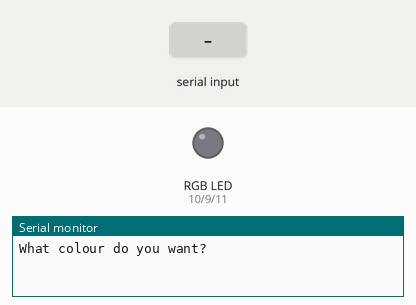
Simulated run of this sketch. Board: Arduino Uno, built with avr-gcc and run on an emulated ATmega328P. Parts: an RGB LED mixed from three pins (HIGH = lit), the last lines printed to the serial monitor. The test bench sets the inputs (shaded band).

Above: at 1.2 s.
1.3 s: "red" received over Serial
At 2.7 s:
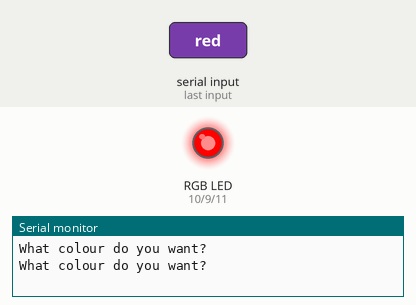
3.8 s: "blue" received over Serial
At 5.8 s:
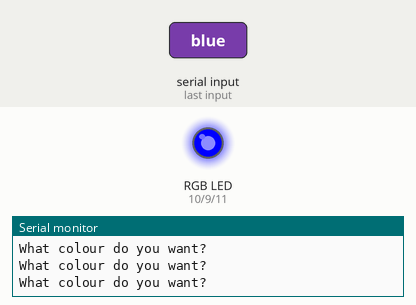
6.3 s: "green" received over Serial
At 7.8 s:
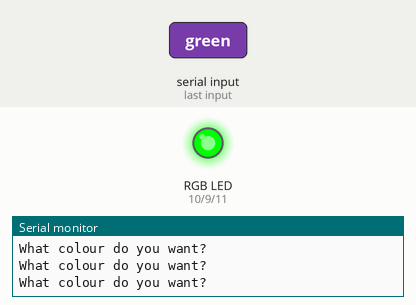
8.8 s: "aqua" received over Serial
At 10.9 s:
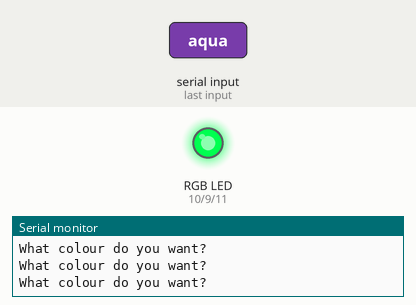
11.3 s: "blue" received over Serial
At 12.7 s:
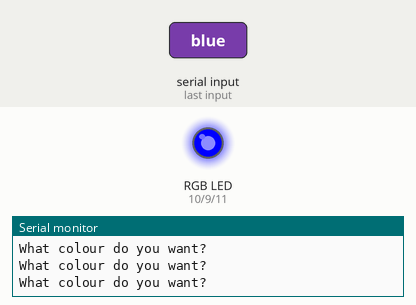
Timing chart, 0 to 14.3 s (numbered marks = the images above; inputs shaded):
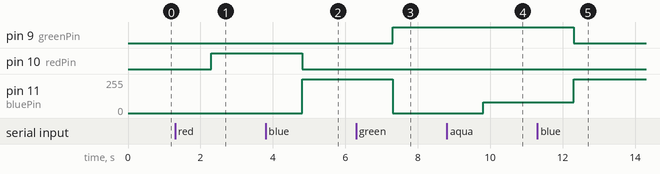

Measured:
- after the input at 1.3 s, pin 10 (redPin): LOW → HIGH after 1.0 s
- after the input at 3.8 s, pin 10 (redPin): HIGH → LOW after 1.0 s; pin 11 (bluePin): 0/255 → 255/255 after 1.0 s
- after the input at 6.3 s, pin 9 (greenPin): LOW → HIGH after 1.0 s; pin 11 (bluePin): 255/255 → 0/255 after 1.0 s
- after the input at 8.8 s, pin 11 (bluePin): 0/255 → 80/255 after 1.0 s
- after the input at 11.3 s, pin 9 (greenPin): HIGH → LOW after 1.0 s; pin 11 (bluePin): 80/255 → 255/255 after 1.0 s

The sketch:

RGBLED.ino
```cpp
int redPin=10;
int greenPin=9;
int bluePin=11;
String myColour;
String msg="What colour do you want?";

void setup() {
  // put your setup code here, to run once:
Serial.begin(9600);
pinMode(redPin,OUTPUT);
pinMode(greenPin,OUTPUT);
pinMode(bluePin,OUTPUT);
}

void loop() {
  // put your main code here, to run repeatedly:
Serial.println(msg);
while(Serial.available()==0){}
myColour=Serial.readString();

if (myColour=="red"){
  digitalWrite(redPin,HIGH);
  digitalWrite(greenPin,LOW);
  digitalWrite(bluePin,LOW);
}

if (myColour=="blue"){
  digitalWrite(redPin,LOW);
  digitalWrite(greenPin,LOW);
  digitalWrite(bluePin,HIGH);
}

if (myColour=="green"){
  digitalWrite(redPin,LOW);
  digitalWrite(greenPin,HIGH);
  digitalWrite(bluePin,LOW);
}

if (myColour=="off"){
  digitalWrite(redPin,LOW);
  digitalWrite(greenPin,LOW);
  digitalWrite(bluePin,LOW);
}

if (myColour=="aqua"){
  digitalWrite(redPin,LOW);
  analogWrite(greenPin,255);
  analogWrite(bluePin,80);
}

}
```
